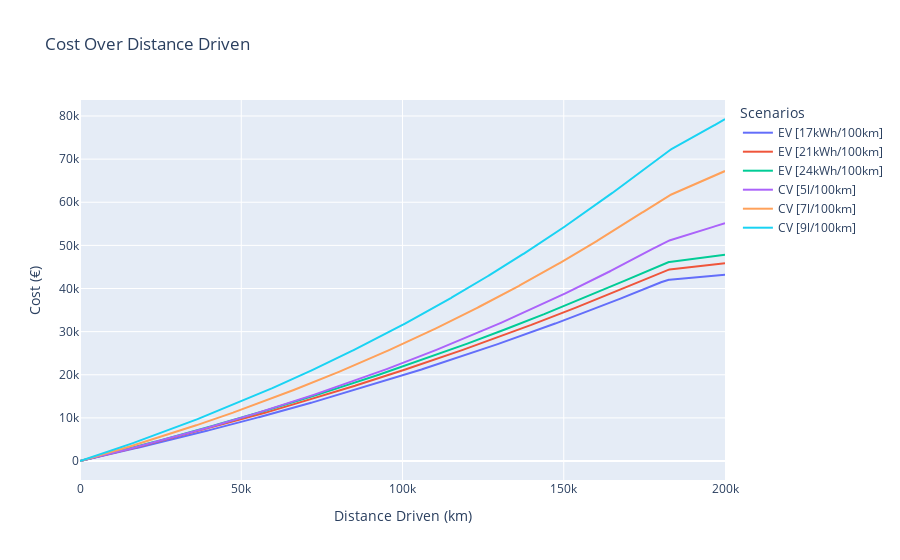

The notebook cell saved with this chart:
### Code cell
def compute_price_over_km(x, P_mean, consumption, km_per_year=25000, price_inflation=0.02):
    '''
    x : km driven
    P_mean : price distribution mean
    consumption : consumption in [units of energy] per 100 km
    '''
    i = x / km_per_year
    return x * (1 + price_inflation)**i * P_mean * consumption / 100


def price_depreciation(base_price, x, depreciation_rate=0.05, km_per_year=25000):
    i = x / km_per_year
    cost = base_price * ((1 + depreciation_rate)**i - 1)
    cost[np.where(cost > base_price)] = base_price
    return cost


ev_base_price = 32000  # Example price in euros
cv_base_price = 25000


# EV cost distribution
x_values_ev = np.array([0.0, 0.2, 0.4, 0.6]) # ct/kWh
y_values_ev_public_charge = np.array([0.0, 0.0, 0.85, 0.15]) # Probability Density2
y_values_ev_public_charge = y_values_ev_public_charge / np.sum(y_values_ev_public_charge)  # Normalize to 1

y_values_ev_home_charge = np.array([0., 0.75, 0.2, 0.05]) # Probability Density
y_values_ev_home_charge = y_values_ev_home_charge / np.sum(y_values_ev_home_charge)  # Normalize to 1

# CV cost
x_values_cv = np.array([1.5, 1.6, 1.7]) # €/L
y_values_cv = np.array([0.1, 0.5, 0.4]) # Probability Density

mean_cost_ev = x_values_ev @ y_values_ev_public_charge
print(mean_cost_ev)

mean_cost_ev = x_values_ev @ y_values_ev_home_charge
print(mean_cost_ev)

mean_cost_cv = x_values_cv @ y_values_cv
print(mean_cost_cv)


consumption_ev_optimistic = 17  # kWh per 100 km
consumption_ev_realistic = 21  # kWh per 100 km
consumption_ev_pessimistic = 24  # kWh per 100 km

consumption_cv_optimistic = 5  # L per 100 km
consumption_cv_realistic = 7  # L per 100 km
consumption_cv_pessimistic = 9  # L per 100 km

x = np.linspace(0, 200000, 1000)


# Compute price over km for different consumption scenarios
price_ev_optimistic = compute_price_over_km(x, mean_cost_ev, consumption_ev_optimistic, price_inflation=0.03)
price_ev_realistic = compute_price_over_km(x, mean_cost_ev, consumption_ev_realistic, price_inflation=0.03)
price_ev_pessimistic = compute_price_over_km(x, mean_cost_ev, consumption_ev_pessimistic, price_inflation=0.03)


price_cv_optimistic = compute_price_over_km(x, mean_cost_cv, consumption_cv_optimistic, price_inflation=0.08)
price_cv_realistic = compute_price_over_km(x, mean_cost_cv, consumption_cv_realistic, price_inflation=0.08)
price_cv_pessimistic = compute_price_over_km(x, mean_cost_cv, consumption_cv_pessimistic, price_inflation=0.08)

# Create traces for the plot

depreciation_ev = price_depreciation(ev_base_price, x, depreciation_rate=0.1)
depreciation_cv = price_depreciation(cv_base_price, x, depreciation_rate=0.1)


trace_ev_optimistic = go.Scatter(x=x, y=price_ev_optimistic + depreciation_ev, mode='lines', name='EV [17kWh/100km]')
trace_ev_realistic = go.Scatter(x=x, y=price_ev_realistic + depreciation_ev, mode='lines', name='EV [21kWh/100km]')
trace_ev_pessimistic = go.Scatter(x=x, y=price_ev_pessimistic + depreciation_ev, mode='lines', name='EV [24kWh/100km]')
trace_cv_optimistic = go.Scatter(x=x, y=price_cv_optimistic + depreciation_cv, mode='lines', name='CV [5l/100km]')
trace_cs_realistic = go.Scatter(x=x, y=price_cv_realistic + depreciation_cv, mode='lines', name='CV [7l/100km]')
trace_cs_pessimistic = go.Scatter(x=x, y=price_cv_pessimistic + depreciation_cv, mode='lines', name='CV [9l/100km]')

trace_dep_ev = go.Scatter(x=x, y=depreciation_ev, mode='lines', name='Depreciation EV')
trace_dep_cv = go.Scatter(x=x, y=depreciation_cv, mode='lines', name='Depreciation CV')

# Create the figure
fig = go.Figure(
    data=[
        trace_ev_optimistic,
        trace_ev_realistic,
        trace_ev_pessimistic,
        trace_cv_optimistic,
        trace_cs_realistic,
        trace_cs_pessimistic,
        # trace_dep_ev,
        # trace_dep_cv,
    ]
)

# Update layout
fig.update_layout(title='Cost Over Distance Driven',
                  xaxis_title='Distance Driven (km)',
                  yaxis_title='Cost (€)',
                  legend_title='Scenarios')

# Show the figure
fig.show()

### Figure 1 — Plotly figure (JSON) as saved in the notebook; plotly's stock layout.template omitted (floating-point values rounded to 4 significant figures; data arrays with more than 128 entries replaced by an {"elided": "..."} marker saying what was removed)
{"data": [{"mode": "lines", "name": "EV [17kWh/100km]", "type": "scatter", "x": {"elided": "1000 float values"}, "y": {"elided": "1000 float values"}}, {"mode": "lines", "name": "EV [21kWh/100km]", "type": "scatter", "x": {"elided": "1000 float values"}, "y": {"elided": "1000 float values"}}, {"mode": "lines", "name": "EV [24kWh/100km]", "type": "scatter", "x": {"elided": "1000 float values"}, "y": {"elided": "1000 float values"}}, {"mode": "lines", "name": "CV [5l/100km]", "type": "scatter", "x": {"elided": "1000 float values"}, "y": {"elided": "1000 float values"}}, {"mode": "lines", "name": "CV [7l/100km]", "type": "scatter", "x": {"elided": "1000 float values"}, "y": {"elided": "1000 float values"}}, {"mode": "lines", "name": "CV [9l/100km]", "type": "scatter", "x": {"elided": "1000 float values"}, "y": {"elided": "1000 float values"}}], "layout": {"legend": {"title": {"text": "Scenarios"}}, "title": {"text": "Cost Over Distance Driven"}, "xaxis": {"title": {"text": "Distance Driven (km)"}}, "yaxis": {"title": {"text": "Cost (€)"}}}}
